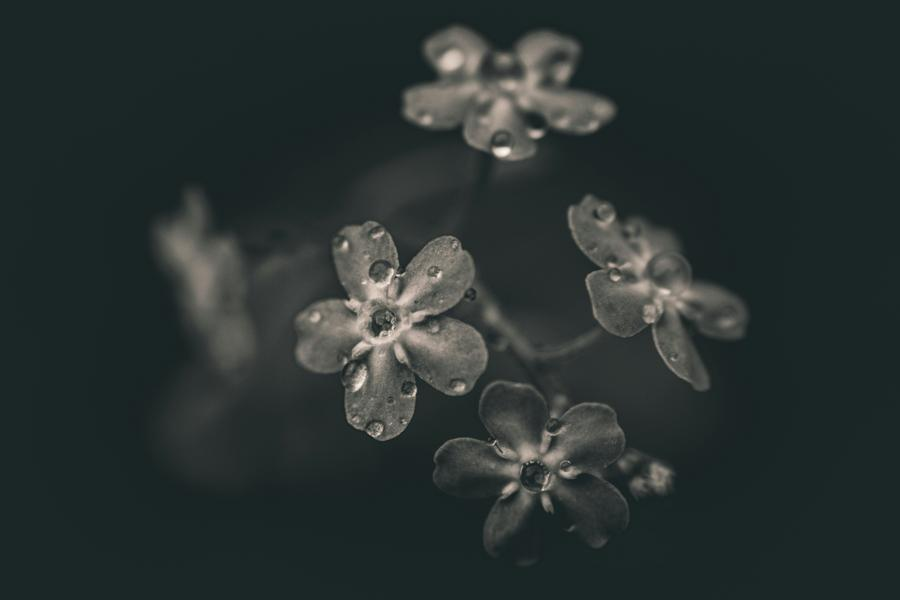
%> input picture Smart_Image_Enhancement/images/input/flower_235115.jpg, 900 x 600 px
$ octave --eval "result = task65_histogram_processing(rgb2gray(imread('../../images/input/flower_235115.jpg')));"   (GNU Octave 9; MATLAB toolbox functions it lacks are replaced by stand-ins)
%> lines starting %> are read from the running program, lines starting %| are printed output that depends on the picture
function [results, equalized_img] = task65_histogram_processing(img)
figure('Name', 'Task 6.5: Histogram Processing (235115)');

% Original
subplot(3, 3, 1); imshow(img); title('Original');
subplot(3, 3, 2); imhist(img); title('Original Histogram'); xlim([0 255]);

hist_orig = imhist(img);
cdf_orig = cumsum(hist_orig)/numel(img);
subplot(3, 3, 3); plot(cdf_orig); title('Original CDF'); xlim([0 255]);

% Manual Histogram Equalization
pdf = hist_orig/sum(hist_orig);
cdf = cumsum(pdf);
mapping = uint8(255*cdf);
manual_eq = mapping(double(img)+1);

    subplot(3, 3, 4); imshow(manual_eq); title('Manual HE');
    subplot(3, 3, 5); imhist(manual_eq); title('Manual HE Hist'); xlim([0 255]);

    % MATLAB histeq
    matlab_eq = histeq(img);
    subplot(3, 3, 6); imshow(matlab_eq); title('MATLAB histeq()');

    % CLAHE
    clahe = adapthisteq(img, 'ClipLimit', 0.02);
    subplot(3, 3, 7); imshow(clahe); title('CLAHE');

    % Comparison
    subplot(3, 3, 8);
    c_orig = std(double(img(:)));
    c_man = std(double(manual_eq(:)));
    c_mat = std(double(matlab_eq(:)));
    c_cla = std(double(clahe(:)));
    bar([c_orig, c_man, c_mat, c_cla]);
    set(gca, 'XTickLabel', {'Orig','Manual','MATLAB','CLAHE'});
    ylabel('Std Dev (Contrast)');
    title('Contrast Comparison');

    % CDF comparison
    subplot(3, 3, 9);
    cdf_man = cumsum(imhist(manual_eq))/numel(manual_eq);
    cdf_mat = cumsum(imhist(matlab_eq))/numel(matlab_eq);
    plot(cdf_orig, 'b'); hold on;
    plot(cdf_man, 'r--');
    plot(cdf_mat, 'g:');
    legend('Orig','Manual','MATLAB');
    title('CDF Comparison');

    % Store results
    results.original = img;
    results.manual = manual_eq;
    results.matlab = matlab_eq;
    results.clahe = clahe;
    results.contrast = [c_orig, c_man, c_mat, c_cla];

    equalized_img = matlab_eq;

    fprintf('Task 6.5 Complete: Histogram processing done\n');
    fprintf('  Contrast improvement: %.1f%% (MATLAB HE)\n', ...
        ((c_mat-c_orig)/c_orig)*100);
end
%> in task65_histogram_processing, `hist_orig = imhist(img);`: hist_orig = 256 values, max 148587 at index 35, min 0 at index 1, mean 2109.4
%> in task65_histogram_processing, `cdf_orig = cumsum(hist_orig)/numel(img);`: cdf_orig = 256 values from 0 to 1
%> in task65_histogram_processing, `pdf = hist_orig/sum(hist_orig);`: pdf = 256 values, max 0.275 at index 35, min 0 at index 1, mean 0.00391
%> in task65_histogram_processing, `cdf = cumsum(pdf);`: cdf = 256 values from 0 to 1
%> in task65_histogram_processing, `mapping = uint8(255*cdf);`: mapping = 256 values from 0 to 255
%> in task65_histogram_processing, `manual_eq = mapping(double(img)+1);`:
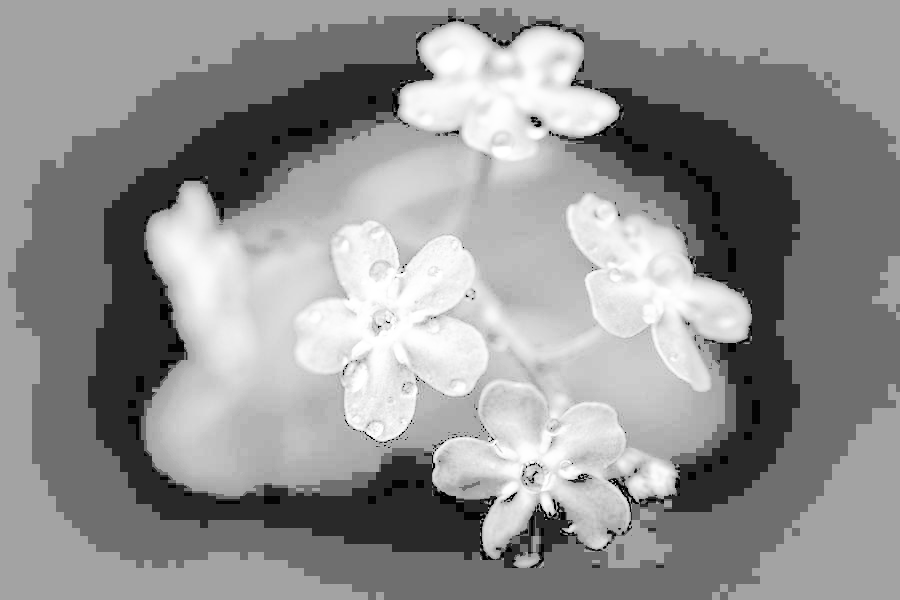
%> manual_eq: size 600x900 uint8; min 0, max 255, mean 145.6
%> in task65_histogram_processing, `clahe = adapthisteq(img, 'ClipLimit', 0.02);`:
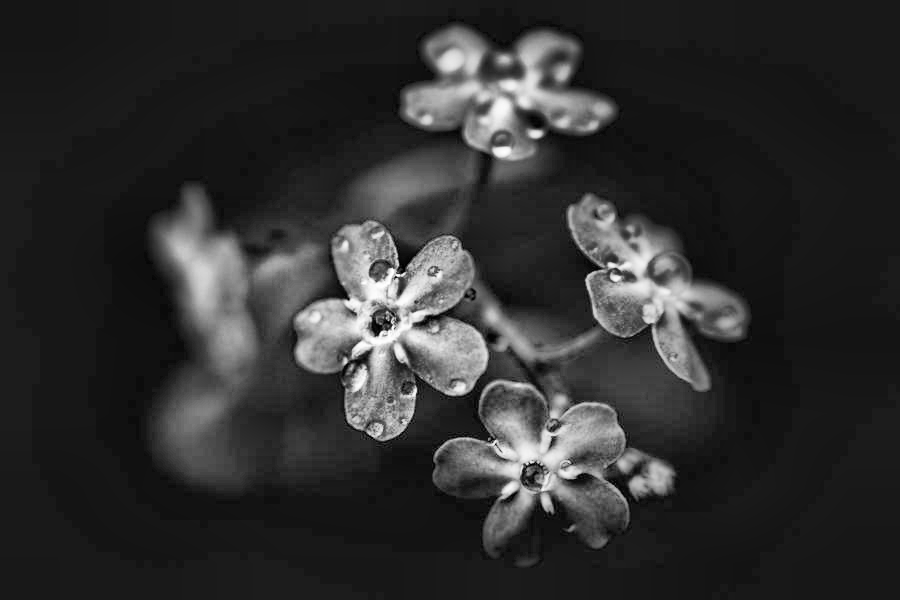
%> clahe: size 600x900 uint8; min 0, max 255, mean 47.3
%> in task65_histogram_processing, `c_orig = std(double(img(:)));`: c_orig = 26.12
%> in task65_histogram_processing, `c_man = std(double(manual_eq(:)));`: c_man = 63.06
%> in task65_histogram_processing, `c_mat = std(double(matlab_eq(:)));`: c_mat = 64.43
%> in task65_histogram_processing, `c_cla = std(double(clahe(:)));`: c_cla = 48.04
%> in task65_histogram_processing, `cdf_man = cumsum(imhist(manual_eq))/numel(manual_eq);`: cdf_man = 256 values from 0.00092 to 1
%> in task65_histogram_processing, `cdf_mat = cumsum(imhist(matlab_eq))/numel(matlab_eq);`: cdf_mat = 256 values from 0.0108 to 1
%> in task65_histogram_processing, `results.contrast = [c_orig, c_man, c_mat, c_cla];`: results.contrast = [26.12 63.06 64.43 48.04]
%|   Contrast improvement: 146.6% (MATLAB HE)
%> `result = task65_histogram_processing(rgb2gray(imread('../../images/inp..`:
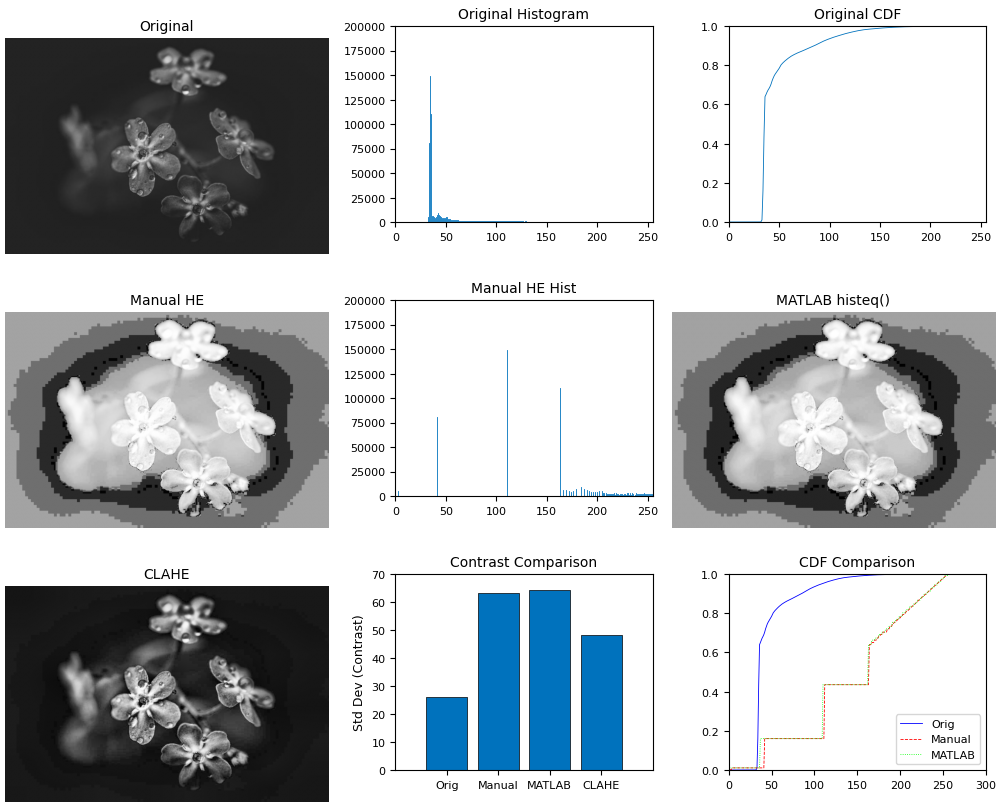
%> figure redrawn from the program's plot data, 9 panels
%> `result = task65_histogram_processing(rgb2gray(imread('../../images/inp..`: result = {contrast [26.12 63.06 64.43 48.04]}
